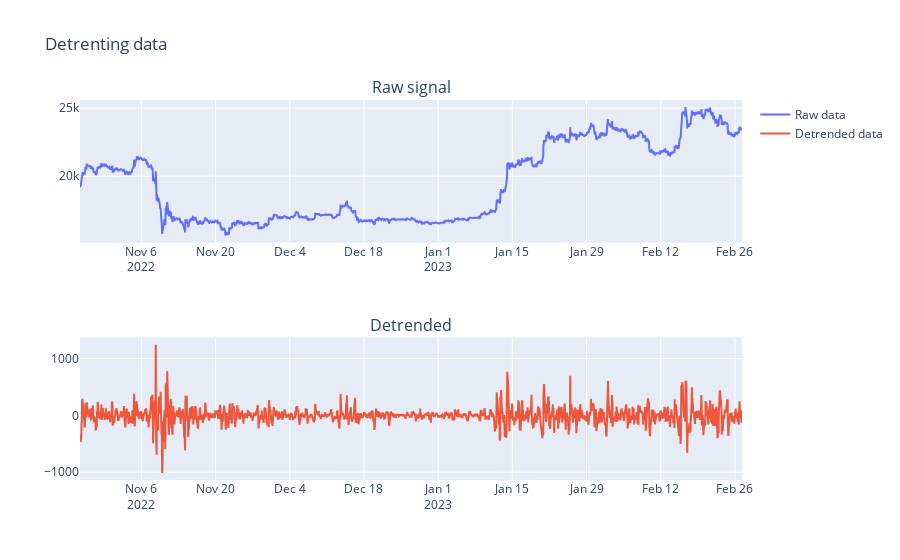

Here is the notebook cell this chart was saved with:
### Markdown cell above
## Detrend

### Code cell
df['Trend'] = seasonal_decompose(df.Close,model='additive',extrapolate_trend='freq').trend
df['Detrended_close'] = df['Close']-df['Trend']
fig = make_subplots(
    rows=2, cols=1, subplot_titles=("Raw signal","Detrended")
)

fig.add_trace(
    go.Scatter(
        name="Raw data",
        x=df.index,
        y=df["Close"],
    ),
    row=1,
    col=1,
)
fig.add_trace(
    go.Scatter(
        name="Detrended data",
         x=df.index,
         y=df["Detrended_close"],
    ),
    row=2,
    col=1,
)
fig.update_layout(
    xaxis_rangeslider_visible=False,
    showlegend=True,
    title_text="Detrenting data",
)

### Figure 1 — Plotly figure (JSON) as saved in the notebook; plotly's stock layout.template omitted (floating-point values rounded to 4 significant figures; data arrays with more than 128 entries replaced by an {"elided": "..."} marker saying what was removed)
{"data": [{"name": "Raw data", "type": "scatter", "x": {"elided": "2999 str values"}, "xaxis": "x", "y": {"elided": "2999 float values"}, "yaxis": "y"}, {"name": "Detrended data", "type": "scatter", "x": {"elided": "2999 str values"}, "xaxis": "x2", "y": {"elided": "2999 float values"}, "yaxis": "y2"}], "layout": {"annotations": [{"font": {"size": 16}, "showarrow": false, "text": "Raw signal", "x": 0.5, "xanchor": "center", "xref": "paper", "y": 1, "yanchor": "bottom", "yref": "paper"}, {"font": {"size": 16}, "showarrow": false, "text": "Detrended", "x": 0.5, "xanchor": "center", "xref": "paper", "y": 0.375, "yanchor": "bottom", "yref": "paper"}], "showlegend": true, "title": {"text": "Detrenting data"}, "xaxis": {"anchor": "y", "domain": [0, 1], "rangeslider": {"visible": false}}, "xaxis2": {"anchor": "y2", "domain": [0, 1]}, "yaxis": {"anchor": "x", "domain": [0.625, 1]}, "yaxis2": {"anchor": "x2", "domain": [0, 0.375]}}}
